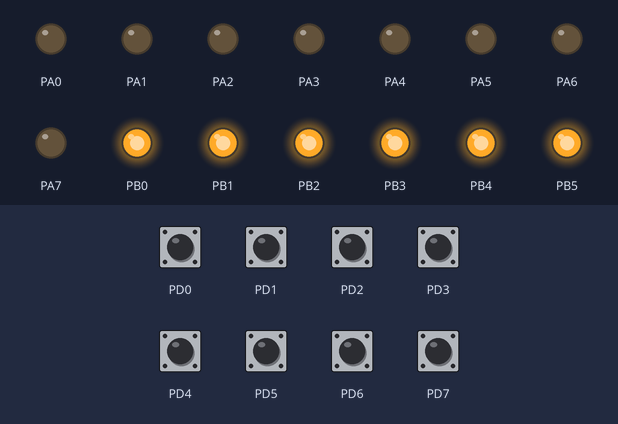
A program run on a simulated ATmega644, built with avr-gcc and emulated at 20 MHz. Parts: output pins drawn as LEDs (lit = HIGH). The inputs (shaded band) are chosen by the test bench; at power-on: PD0–7 HIGH.

Above: at 1.2 s.
1.3 s: PD0 pulled LOW for 0.15 s
At 1.37 s:
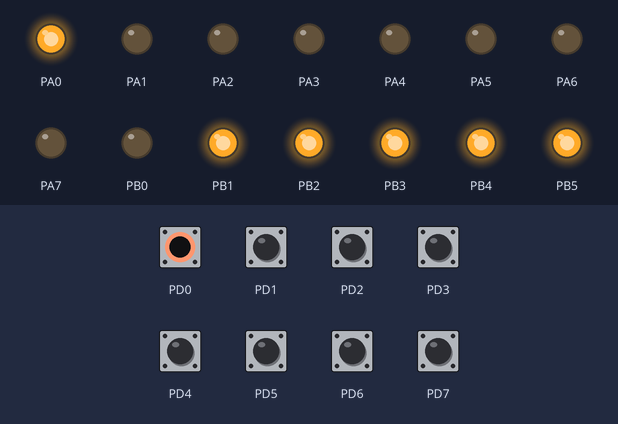
2.9 s: PD1 pulled LOW for 0.15 s
At 2.97 s:
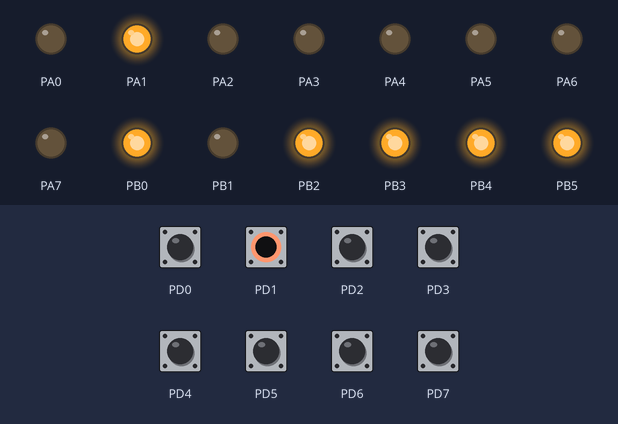
4.5 s: PD2 pulled LOW for 0.15 s
At 4.57 s:
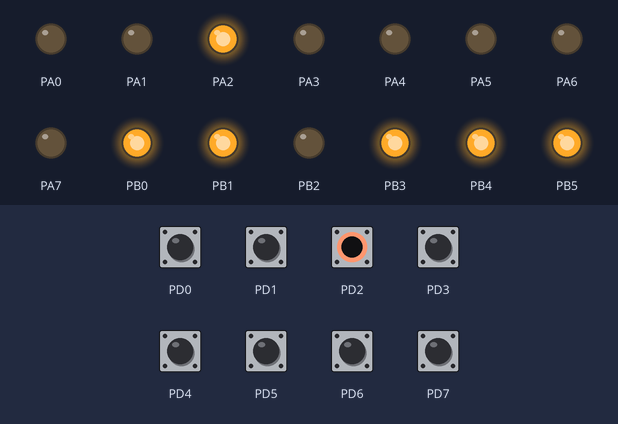
6.1 s: PD3 pulled LOW for 0.15 s
At 6.17 s:
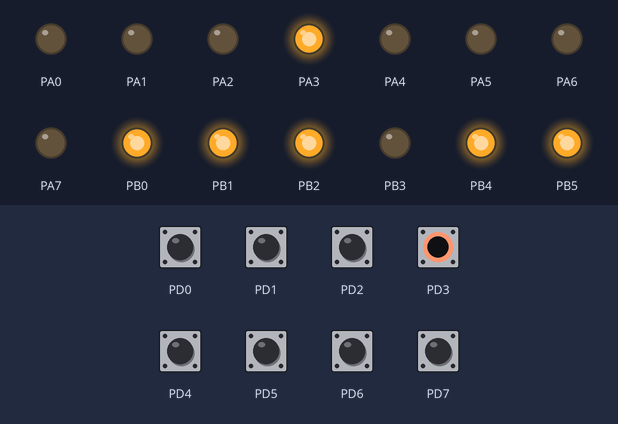
7.7 s: PD4 pulled LOW for 0.15 s
At 7.77 s:
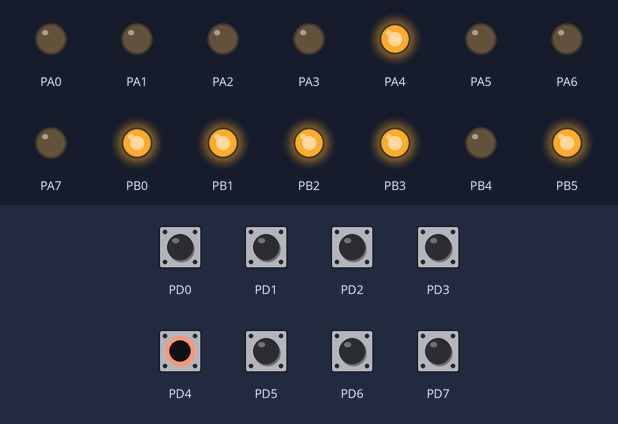
9.3 s: PD5 pulled LOW for 0.15 s
At 9.37 s:
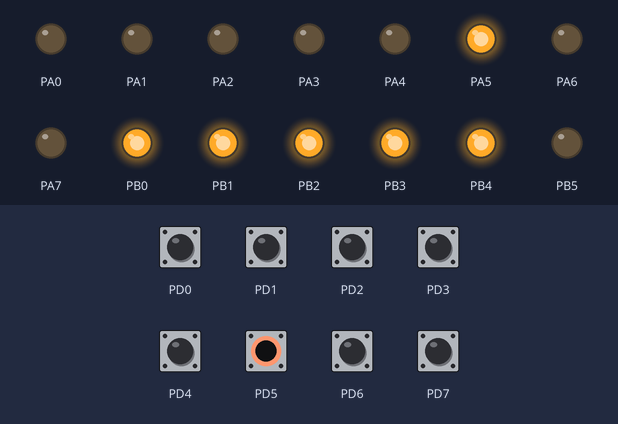
Timing chart, 0 to 11.9 s (numbered marks = the images above; inputs shaded):
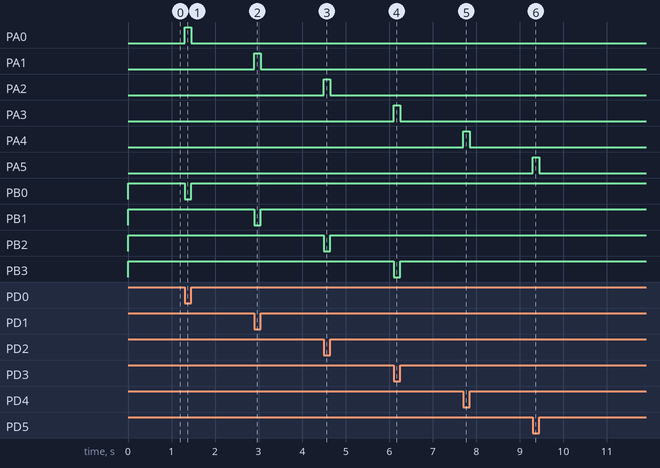

Measured:
- after the input at 1.3 s, PA0: LOW → HIGH at once, → LOW 0.15 s later; PB0: HIGH → LOW at once, → HIGH 0.15 s later
- after the input at 2.9 s, PA1: LOW → HIGH at once, → LOW 0.15 s later; PB1: HIGH → LOW at once, → HIGH 0.15 s later
- after the input at 4.5 s, PA2: LOW → HIGH at once, → LOW 0.15 s later; PB2: HIGH → LOW at once, → HIGH 0.15 s later
- after the input at 6.1 s, PA3: LOW → HIGH at once, → LOW 0.15 s later; PB3: HIGH → LOW at once, → HIGH 0.15 s later
- after the input at 7.7 s, PA4: LOW → HIGH at once, → LOW 0.15 s later; PB4: HIGH → LOW at once, → HIGH 0.15 s later
- after the input at 9.3 s, PA5: LOW → HIGH at once, → LOW 0.15 s later; PB5: HIGH → LOW at once, → HIGH 0.15 s later

The program:

main.c
```c
#include <avr/io.h>
#include <util/delay.h>
#include "os_input.h"

void manuell(void);
void sar(void);
void tracking(void);

int main(void) {
	os_initInput();
    uint8_t choice = 1;
    while (1) {
        switch(choice){
			case 1:
				manuell();
				break;
			case 2:
				sar();
				break;
			case 3:
				tracking();
				break;
			default:
				//Error message
				break;
		}
    }
	return 0;
}

void manuell(void){
	DDRD = 0b00000000; //Port D as input
	PORTD |= 0b11111111; // Pullup-Widerstand an Pin D aktivieren
	DDRA = 0b11111111; //Port A and B as output
	DDRB = 0b11111111;

	while(1){
		uint8_t dip = PIND;
		PORTA = ~dip; //dip gives active low signal
		PORTB = dip;
	}
}

void sar(void){
	while(1){
		os_waitForInput(); // Button down
		os_waitForNoInput(); // Button up
		DDRA = 0b11111111; // Port A and B as output
		DDRB = 0b11111111;
		DDRC &= 0b11111110; // Pin C0 as input
		PORTC |= 0b00000001;
		uint8_t i;
		uint8_t dip = 0b00000000;
		uint8_t x = 0b10000000;
		PORTA = 0b11111111;
		for (i = 0; i < 8; ++i)
		{
			PORTB = dip + x; // Zur Erzeugung der Referenzspannung
			_delay_ms(50); // Wartezeit
			if ((PINC & 0b00000001) == 0) // Komparator Verhalten
			{
				dip += x; // die Eins beibehalten
			}
			PORTA = ~dip; // die aktuelle Referenzspannung auf LED ausgeben
			x = (x >> 1); // mit dem nächstniedrigerwertigem Bit verfahren
		}
	}
}

void tracking(void){
	while(1){
		os_waitForInput(); // Button down
		os_waitForNoInput(); // Button up
		DDRA = 0b11111111; // Port A and B as output
		DDRB = 0b11111111;
		DDRC &= 0b11111110; // Pin C0 as input
		PORTC |= 0b00000001;
		uint8_t dip = 0b00000001;
		uint8_t ubc = 0b00000001; // Up-Down-Counter
		uint8_t flag = 0b00000000; // sicherzustellen ,ob die Referenzspannung die Messspannung über- oder unterschritten hat
		PORTA = 0b11111111;
		while(flag == 0)
		{
			PORTB = dip ; // Zur Erzeugung der Referenzspannung
			_delay_ms(50); // Wartezeit
			if ((PINC & 0b00000001) == 0) // Komparator Verhalten
			{
				if (dip + ubc >= 0b11111111)
				{
					flag += 0b00000001;
					dip = 0b11111111;
				}else{
					dip += ubc; // inkrementieren
				}
			}else{
				dip -= ubc; // dekrementieren
				flag += 0b00000001; // die Wandlung stoppen
			}
			PORTA = ~dip; // die aktuelle Referenzspannung auf LED ausgeben
		}
	}
}
```

os_input.c
```c
#include "os_input.h"

#include <avr/io.h>
#include <stdint.h>

/*! \file
 * Everything that is necessary to get the input from the Buttons in a clean format.
 */


/*!
 *  A simple "Getter"-Function for the Buttons on the evaluation board.\n
 *
 *  \returns The state of the button(s) in the lower bits of the return value.\n
 *  example: 1 Button:  -pushed:   00000001
 *                      -released: 00000000
 *           4 Buttons: 1,3,4 -pushed: 000001101
 *
 */
uint8_t os_getInput(void) {
    // filter out unwanted bits
    const uint8_t pressed = (~PINC) & 0b00000010;
    return pressed;
}

/*!
 *  Initializes DDR and PORT for input
 */
void os_initInput() {
     // Pin C1 als Eingang konfigurieren (Bit 1 von DDRC auf 0 setzen)
     DDRC &= 0b11111101;
     // Pullup -Widerstand an Pin C1 aktivieren (Bit 1 von PORTC auf 1 setzen)
     PORTC |= 0b00000010;
}

/*!
 *  Endless loop as long as at least one button is pressed.
 */
void os_waitForNoInput() {
    // Wait until no button is pressed
    while (os_getInput() != 0);
}

/*!
 *  Endless loop until at least one button is pressed.
 */
void os_waitForInput() {
    // Wait until a button is pressed
    while (os_getInput() == 0);
}
```

os_input.h
```c
/*! \file
 *  \brief Button input library.
 *
 *  Contains functionalities to read user input.
 *
 *  \author   Lehrstuhl für Informatik 11 - RWTH Aachen
 *  \date     2013
 *  \version  2.0
 */

#ifndef _OS_INPUT_H
#define _OS_INPUT_H

#include <stdint.h>

//----------------------------------------------------------------------------
// Function headers
//----------------------------------------------------------------------------

//! Initializes the respective Pins for the buttons, i.e. sets DDR and Pull ups
void os_initInput(void);

//! Refreshes the button states
uint8_t os_getInput(void);

//! Waits for all buttons to be released
void os_waitForNoInput(void);

//! Waits for at least one button to be pressed
void os_waitForInput(void);

#endif
```
